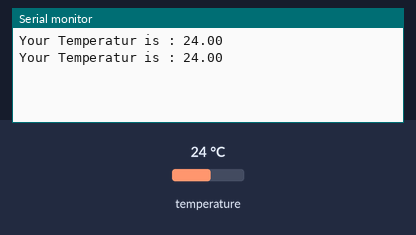
The sketch below on a simulated Arduino Uno, built with avr-gcc and run on an emulated ATmega328P. On the bench: the last lines printed to the serial monitor. Inputs (shaded band) come from the test bench; at power-on: temperature 24 °C.

Above: at 2.3 s.
2.4 s: temperature set to 12 °C
At 2.4 s:
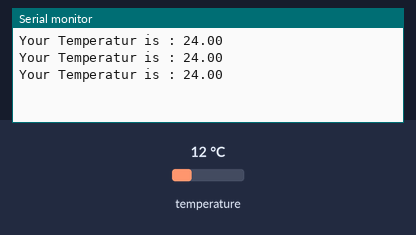
3.9 s: temperature set to 19 °C
At 3.9 s:
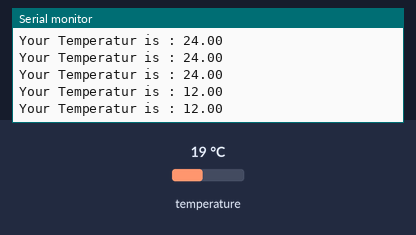
Timing chart, 0 to 6.9 s (numbered marks = the images above; inputs shaded):
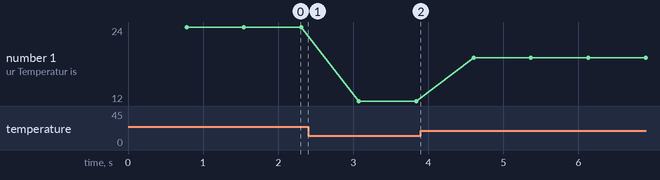

The sketch:

J21.ino
```cpp
#include <OneWire.h>
#include <DallasTemperature.h>

#define sensor_ds 5
float temp = 0;
OneWire onewire(sensor_ds);
DallasTemperature sensor(&onewire);

void setup() {
  // put your setup code here, to run once:
  Serial.begin(9600);
  sensor.begin();
}

void loop() {
  // put your main code here, to run repeatedly:
  sensor.requestTemperatures();
  temp = sensor.getTempCByIndex(0);

  Serial.print("Your Temperatur is : ");
  Serial.println(temp);

}
```

Measured:
- plotted number 1: 24 → 12 after the input at 2.4 s, 12 → 19 after the input at 3.9 s
